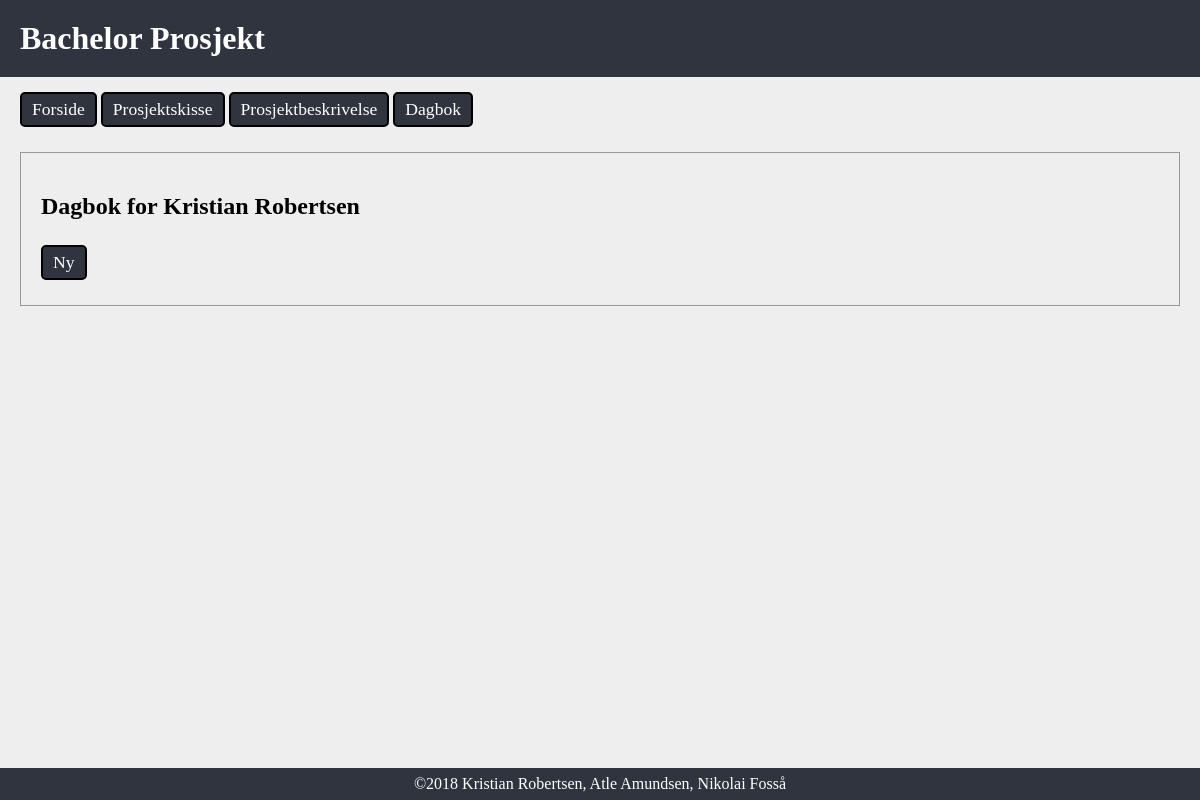
The page /dagbok/kristian/ on the database as committed earlier.
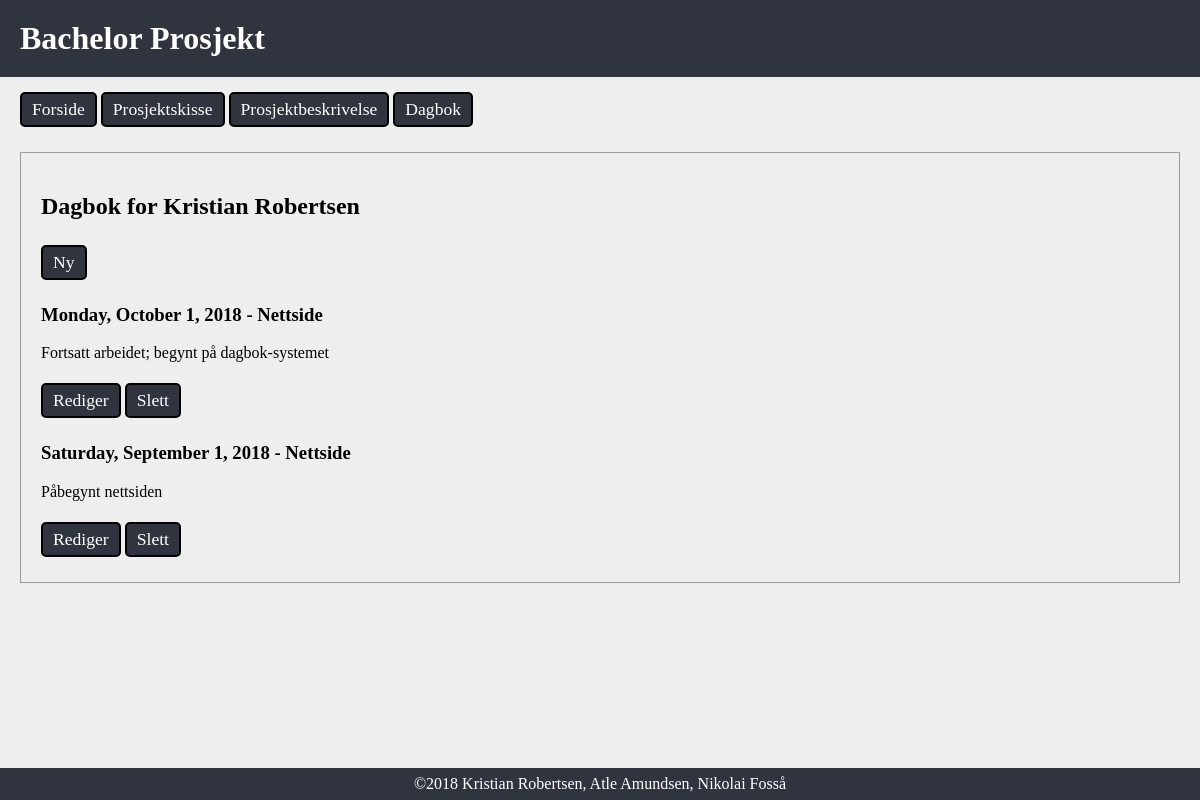
The same page on the database as committed later.
### organizer/models.py (models this page shows, shortened)
class Medlem(models.Model):
    name = models.CharField(max_length=63, db_index=True)
    slug = models.SlugField(
    max_length=31,
    unique=True,
    help_text='A label for URL config.'
    )
    contact = models.EmailField()
    def get_create_url(self):
        return reverse('dagbok_post_create', kwargs={'slug':self.slug})
    class Meta:
        ordering = ['name']

### dagbok/models.py (models this page shows, shortened)
class Post(models.Model):
    title = models.CharField(max_length=63)
    slug = models.SlugField(
    max_length=255,
    help_text='A label for URL config.',
    unique_for_date='date'
    )
    text = models.TextField()
    date = models.DateField('date published', auto_now_add=False)
    medlem = models.ForeignKey(Medlem, on_delete=models.CASCADE)
    def get_edit_url(self):
        return reverse('dagbok_post_edit', kwargs={
            'slug':self.slug,
            'year':self.date.year,
            'month':self.date.month,
            'day':self.date.day})
    def get_delete_url(self):
        return reverse('dagbok_post_delete', kwargs={
            'slug':self.slug,
            'year':self.date.year,
            'month':self.date.month,
            'day':self.date.day})
    class Meta:
        verbose_name = 'dagbok post'
        ordering = ['-date']
        get_latest_by = 'date'

### dagbok/views.py (the view)
# urls.py: url(r'^(?P<slug>[\w\-]+)/$', Dagbok.as_view(), name="dagbok"),
class Dagbok(View):
    template_name = 'dagbok/dagbok.html'
    def get(self, request, slug):
        medlem = get_object_or_404(Medlem, slug=slug)
        posts = Post.objects.filter(slug=slug)
        return render( request, self.template_name, {'posts':posts, 'medlem':medlem} )

### dagbok/templates/dagbok/dagbok.html
{% extends parent_template|default:"base.html" %}
{% load staticfiles %}
{% block content %}
<h2>Dagbok for {{ medlem.name }}</h2>
<a class="nav_item" href="{{ medlem.get_create_url }}">Ny</a>
<div>
  {% for post in posts %}
    <h3>{{ post.date|date:"l, F j, Y" }} - {{ post.title }}</h3>
    <p>{{ post.text|linebreaks }}</p>
    <a class="nav_item" href="{{ post.get_edit_url }}">Rediger</a>
    <a class="nav_item" href="{{ post.get_delete_url }}">Slett</a>
  {% endfor %}
</div>
{% endblock %}

### templates/base.html (shortened to what this page needs)
{% load staticfiles %}
<html lang="en">
<head>
  <link rel="stylesheet" href="{% static 'site/style.css' %}">
  {% block head %}
  <link rel="stylesheet" href="{% static 'site/landing.css' %}">
  {% endblock %}
</head>
<body onload="currentLink()">
  <header><h1>
  {% block header %}
    Bachelor Prosjekt
  {% endblock %}
  </h1></header>
  <nav id="main_nav">
    <a class="nav_item" href="{% url 'home' %}">Forside</a>
    <a class="nav_item" href="{% url 'skisse' %}">Prosjektskisse</a>
    <a class="nav_item" href="{% url 'beskrivelse' %}">Prosjektbeskrivelse</a>
    <a class="nav_item" href="{% url 'landing' %}">Dagbok</a>
  </nav>
<main>
  {% block content %}{% endblock %}
</main>
<footer>
  <p>&copy;2018 Kristian Robertsen, Atle Amundsen, Nikolai Fosså</p>
</footer>
</body>
</html>

### static/site/style.css (style rules this page uses)
.nav_item { display: inline-block; color: #fff; text-decoration: none; padding: 5px 10px; margin: 5px 0; font-size: 1.1em; background-color: rgb(47, 52, 63); border: 2px solid black; border-radius: 5px; }
h1 { margin: 0; padding: 20px 0; }
footer p { margin: 0; line-height: 2rem; }
main { border: 1px solid #999; margin: 20px; padding: 20px; }
nav { margin-top: 10px; }
footer { position: absolute; bottom: 0; left: 0; width: calc(100vw - 40px); text-align: center; white-space: nowrap; }
header, footer { background: rgb(47, 52, 63); color: #fff; }
header, #main_nav, footer, #footer-bump { padding-left: 20px; padding-right: 20px; }
body { margin: 0; font-family: cantarell, calibri; background-color: #eee; }
html { position: relative; min-height: 100vh; }

Rows that differ between the two databases and show on the page:
added Post: date "Monday, October 1, 2018", title "Nettside", text "Fortsatt arbeidet; begynt på dagbok-systemet"
added Post: date "Saturday, September 1, 2018", title "Nettside", text "Påbegynt nettsiden"
